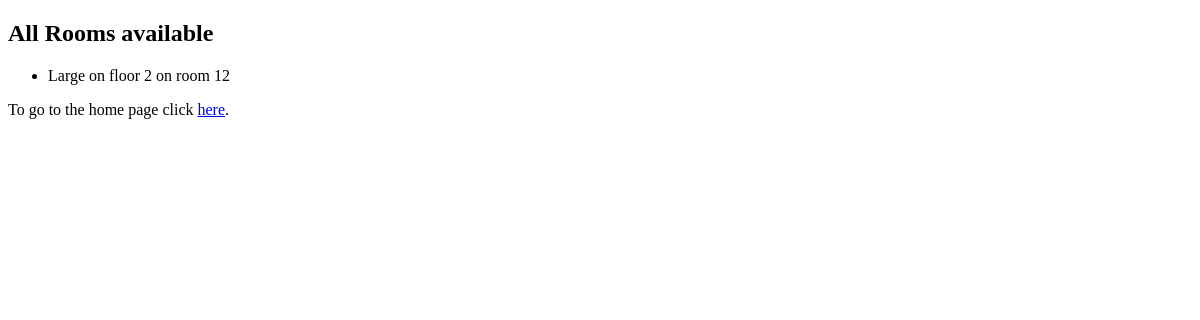
The page /meetings/rooms on the database as committed earlier.
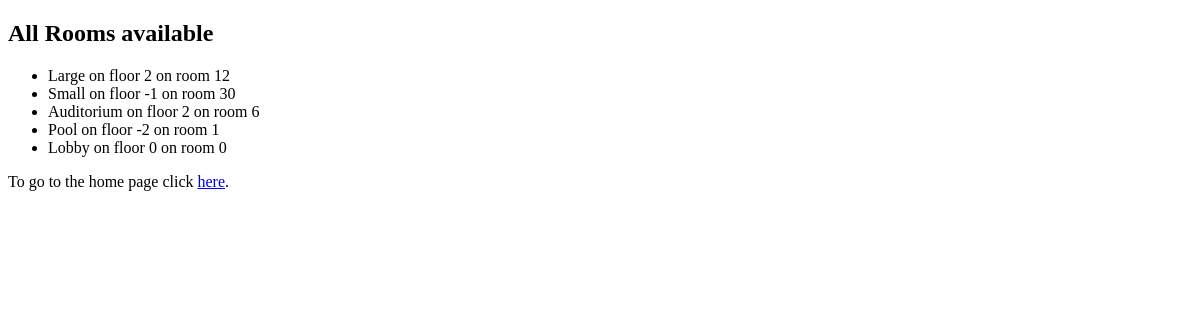
The same page on the database as committed later.
### meetings/models.py (models this page shows)
class Room(models.Model):
    name = models.CharField(max_length=200)
    floor_number = models.IntegerField(default=0)
    room_number = models.IntegerField(default=0)
    def __str__(self):
        return f"{self.name} on floor {self.floor_number} on room {self.room_number}"

### meetings/views.py (the view)
# urls.py: path('rooms', views.rooms, name="rooms"),
def rooms(request):
    return render(request, "meetings/rooms.html",
                  {"rooms": Room.objects.all()})

### meetings/templates/meetings/rooms.html (shortened to what this page needs)
<!DOCTYPE html>
<html lang="en">
<head>
</head>
<body>
<h2>All Rooms available</h2>
    <ul>
        {% for room in rooms %}
            <li>
                {{ room }}
            </li>
        {% endfor %}
    </ul>
<p>To go to the home page click <a href="{% url 'home' %}">here</a>. </p>
</body>
</html>

Rows that differ between the two databases and show on the page:
added Room: name+floor_number+room_number "Small on floor -1 on room 30"
added Room: name+floor_number+room_number "Auditorium on floor 2 on room 6"
added Room: name+floor_number+room_number "Pool on floor -2 on room 1"
added Room: name+floor_number+room_number "Lobby on floor 0 on room 0"
